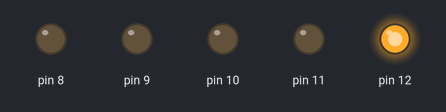
Bench run of a sketch on a simulated Arduino Uno, built with avr-gcc and run on an emulated ATmega328P. Shown: output pins drawn as LEDs (lit = HIGH).

Above: at 0.5 s.
At 2.5 s:
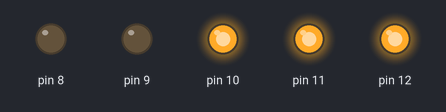
At 3.5 s:
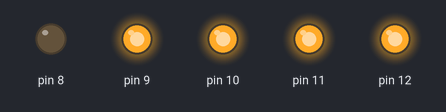
At 5.5 s:
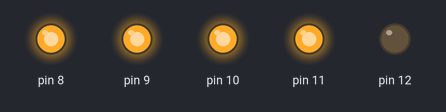
At 8.5 s:
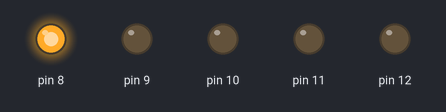
At 11.5 s:
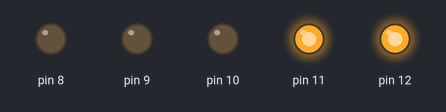
Timing chart, 0 to 13.0 s (numbered marks = the images above):
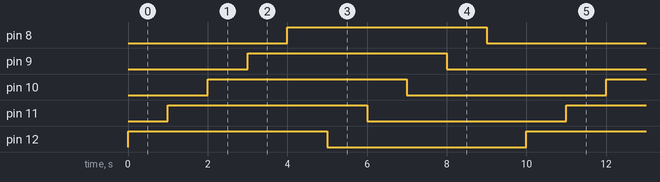

Measured:
- by itself, pin 8–12: alternates HIGH for 5.0 s and LOW for 5.0 s
- by itself, everything shown: repeats every 10.0 s, in 10 steps

The sketch:

labact1_Maxino_Perez_Relosa.ino
```cpp
void setup()
{
  for(int i = 8; i <= 12; i++){
    pinMode(i, OUTPUT);
  }
}

void loop()
{
  for(int i = 12; i >= 8; --i){
    digitalWrite(i, HIGH);
    delay(1000);
  }

  for(int i = 12; i >= 8; --i){
    digitalWrite(i, LOW);
    delay(1000);
  }
}
```
